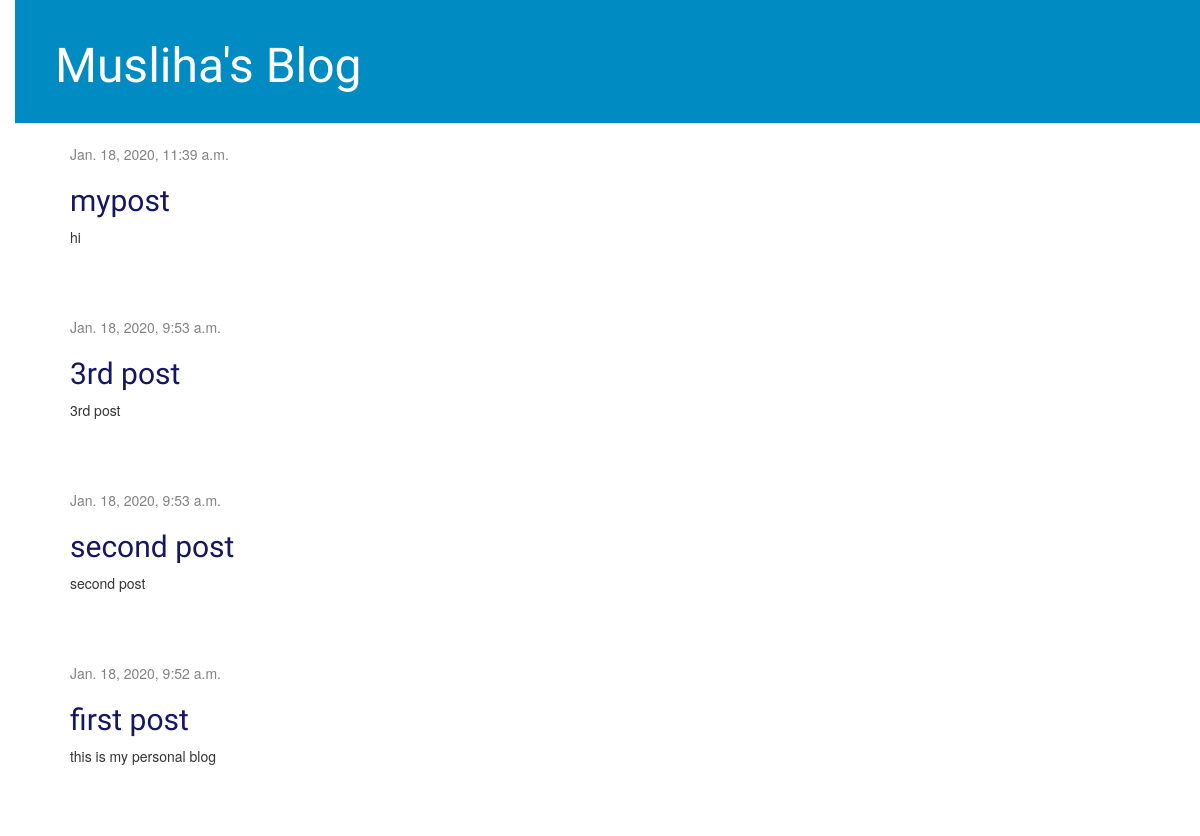
Before: / with the older database file.
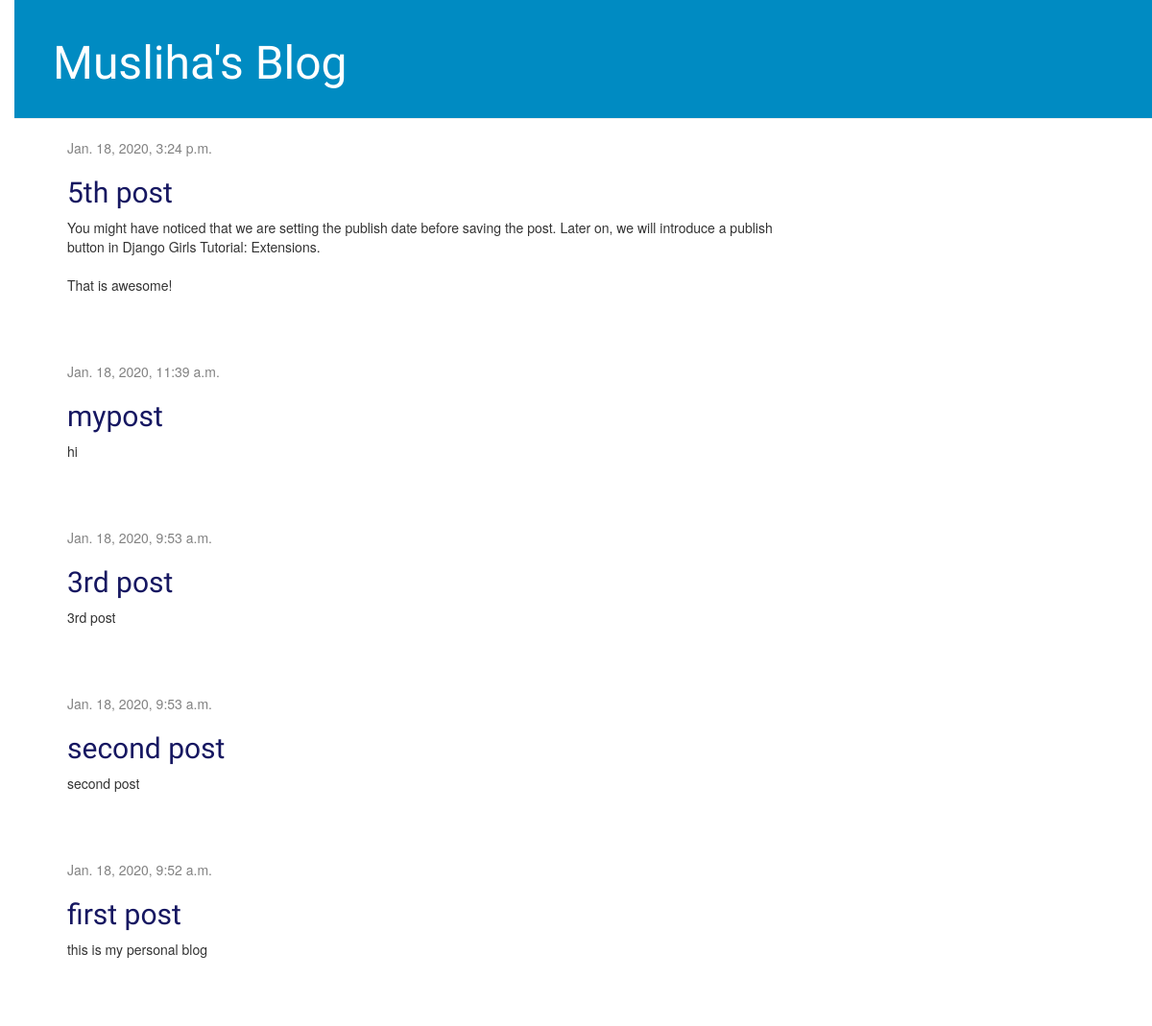
After: the same page with the newer database file.
### blog/models.py (models this page shows, shortened)
class Post(models.Model):
    author = models.ForeignKey(settings.AUTH_USER_MODEL, on_delete=models.CASCADE)
    title = models.CharField(max_length=200)
    text = models.TextField()
    created_date = models.DateTimeField(default=timezone.now)
    published_date = models.DateTimeField(blank=True, null=True)

### blog/views.py (the view)
# urls.py: path('', views.post_list, name='post_list'),
def post_list(request):
    posts = Post.objects.filter(published_date__lte=timezone.now()).order_by('-published_date')
    return render(request, 'blog/post_list.html', {'posts':posts})

### blog/templates/blog/post_list.html
{% extends 'blog/base.html' %}
            {% block content %}
               {% for post in posts %}
                    <div class="post">
                        <div class="date">
                            {{ post.published_date }}
                        </div>
                        <h2><a href="{% url 'post_detail' pk=post.pk %}">{{ post.title }}</a></h2>
                        <p>{{ post.text|linebreaksbr }}</p>
                    </div>
                {% endfor %}
            {% endblock %}

### blog/templates/blog/base.html (shortened to what this page needs)
{% load static %}
<html>
    <head>
        <link rel="stylesheet" href="//maxcdn.bootstrapcdn.com/bootstrap/3.2.0/css/bootstrap.min.css">
        <link rel="stylesheet" href="//maxcdn.bootstrapcdn.com/bootstrap/3.2.0/css/bootstrap-theme.min.css">
        <link rel="stylesheet" href="{% static 'css/blog.css' %}">
    </head>
    <body>
        <div class="page-header">
            <h1><a href="/">Musliha's Blog</a></h1>
        </div>
        <div class="content container">
            <div class="row">
                <div class="col-md-8">
                {% block content %}
                {% endblock %}
                </div>
            </div>
        </div>
    </body>
</html>

### blog/static/css/blog.css (style rules this page uses)
h1 a, h2 a { color: #ff1131; font-family: 'Lobster'; }
body { padding-left: 15px; }
.page-header { background-color: rgb(0, 139, 194); margin-top: 0; padding: 20px 20px 20px 40px; }
.page-header h1, .page-header h1 a, .page-header h1 a:visited, .page-header h1 a:active { color: #ffffff; font-size: 36pt; text-decoration: none; }
.content { margin-left: 40px; }
h1, h2, h3, h4 { font-family: 'Lobster', cursive; }
.date { color: #828282; }
.post { margin-bottom: 70px; }
.post h2 a, .post h2 a:visited { color: #161761; }

Changed rows visible on the page:
added Post: published_date "Jan. 18, 2020, 3:24 p.m.", title "5th post", text "You might have noticed that we are setting the publish date before saving the post. Later on, we will introduce a publish button in Django Girls Tutorial: Extensions. That is awesome!"
